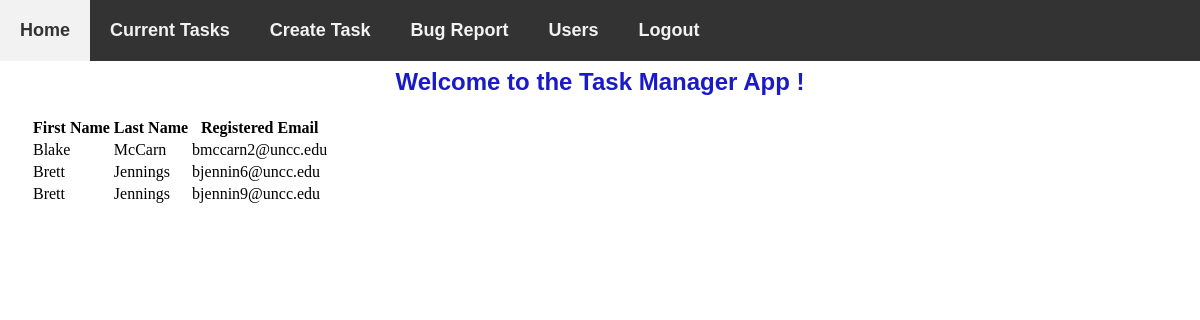
Page /users (signed in) on the earlier database version.
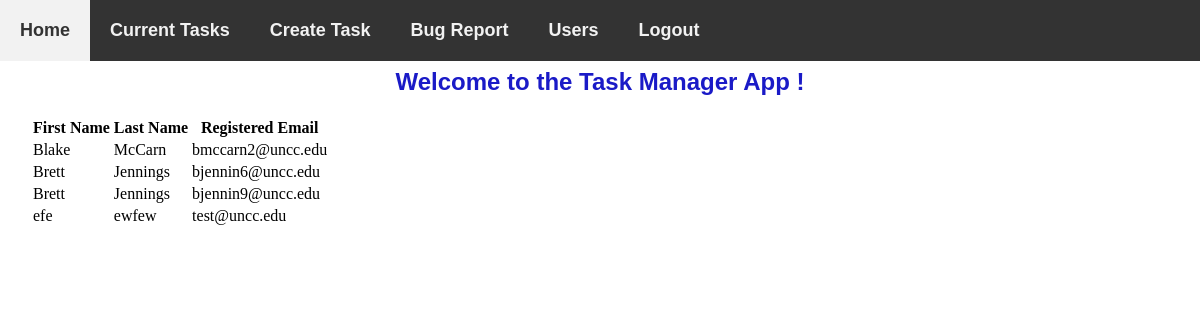
Same page on the later database version.
### models.py (models this page shows, shortened)
class User(db.Model):
    id = db.Column("id", db.Integer, primary_key=True)
    first_name = db.Column("first_name", db.String(100))
    last_name = db.Column("last_name", db.String(100))
    email = db.Column("email", db.String(100))
    password = db.Column(db.String(255), nullable=False)
    registered_on = db.Column(db.DateTime, nullable=False)
    notes = db.relationship("Note", backref="user", lazy=True)
    comments = db.relationship("Comment", backref="user", lazy=True)

### flask06.py (the view)
@app.route('/users')
def get_users():
    if session.get('user'):
        users = db.session.query(User).all()
        return render_template('users.html', users=users)
    else:
        return redirect(url_for('login'))

### templates/users.html (shortened to what this page needs)
<!DOCTYPE html>
<html lang="en">
    <head>
        <link rel="stylesheet" href="{{ url_for('static', filename='main.css') }}">
    </head>
    <body>
        <header id="navbar">
            <nav>
                <a href="{{ url_for('index')}}"> Home</a>
                <a href="{{ url_for('get_notes') }}">Current Tasks</a>
                <a href="{{ url_for('new_note') }}">Create Task</a>
                <a href="{{ url_for('form') }}">Bug Report</a>
                <a href="{{ url_for('get_users') }}">Users</a>
                <a href="{{ url_for('logout') }}">Logout</a>
            </nav>
        </header>
        <section id="content">
            <br>
            <h1>Welcome to the Task Manager App {{user}}!</h1>
            <table>
                <tr>
                  <th>First Name</th>
                  <th>Last Name</th>
                  <th>Registered Email</th>
                  {% for user in users %}
                    <tr>
                        <td>{{user.first_name}}</td>
                        <td>{{user.last_name}}</td>
                        <td>{{user.email}}</td>
                </tr>
                {% endfor %}
              </table>

### static/main.css (style rules this page uses)
body { margin: 0; }
body section { padding: 30px 30px 30px 30px; }
h1 { color: rgb(26, 26, 199); font-family: 'Trebuchet MS', 'Lucida Sans Unicode', 'Lucida Grande', 'Lucida Sans', Arial, sans-serif; text-align: center; }
#navbar { overflow: hidden; background-color: #333; margin: 0; position: fixed; top: 0; width: 100%; }
#navbar a { float: left; display: block; color: #f2f2f2; padding: 20px; text-decoration: none; }
header { font-family: 'Trebuchet MS', 'Lucida Sans Unicode', 'Lucida Grande', 'Lucida Sans', Arial, sans-serif; font-size: large; font-weight: bold; text-align: center; }

Differences in the rows shown:
added User: first_name "efe", last_name "ewfew", email "test@uncc.edu"
